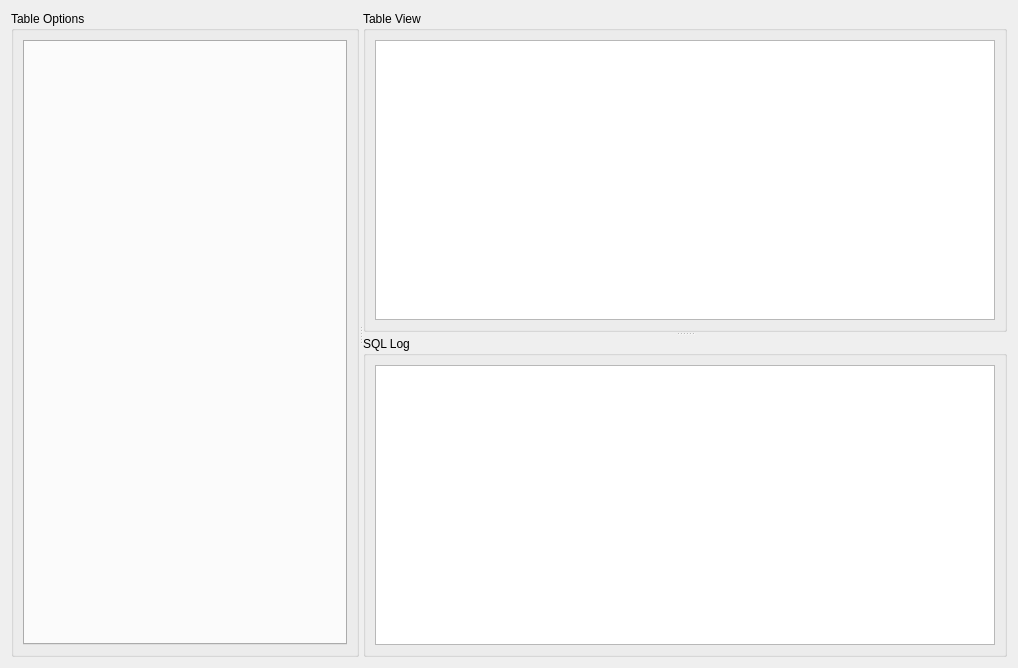
<?xml version="1.0" encoding="UTF-8"?>
<ui version="4.0">
 <class>Form</class>
 <widget class="QWidget" name="Form">
  <property name="geometry">
   <rect>
    <x>0</x>
    <y>0</y>
    <width>1018</width>
    <height>668</height>
   </rect>
  </property>
  <property name="windowTitle">
   <string>Form</string>
  </property>
  <property name="windowIcon">
   <iconset>
    <normaloff>wrench.ico</normaloff>wrench.ico</iconset>
  </property>
  <layout class="QGridLayout" name="gridLayout">
   <item row="0" column="0">
    <widget class="QSplitter" name="splitter_2">
     <property name="orientation">
      <enum>Qt::Horizontal</enum>
     </property>
     <widget class="QGroupBox" name="groupBox_3">
      <property name="title">
       <string>Table Options</string>
      </property>
      <layout class="QVBoxLayout" name="verticalLayout_3">
       <item>
        <widget class="QTabWidget" name="tabWidget">
         <property name="currentIndex">
          <number>-1</number>
         </property>
        </widget>
       </item>
      </layout>
     </widget>
     <widget class="QSplitter" name="splitter">
      <property name="orientation">
       <enum>Qt::Vertical</enum>
      </property>
      <widget class="QGroupBox" name="groupBox">
       <property name="title">
        <string>Table View</string>
       </property>
       <layout class="QVBoxLayout" name="verticalLayout">
        <item>
         <widget class="QTableView" name="tableView">
          <property name="selectionMode">
           <enum>QAbstractItemView::SingleSelection</enum>
          </property>
          <property name="selectionBehavior">
           <enum>QAbstractItemView::SelectRows</enum>
          </property>
          <property name="sortingEnabled">
           <bool>true</bool>
          </property>
          <attribute name="verticalHeaderVisible">
           <bool>false</bool>
          </attribute>
         </widget>
        </item>
       </layout>
      </widget>
      <widget class="QGroupBox" name="groupBox_2">
       <property name="title">
        <string>SQL Log</string>
       </property>
       <layout class="QVBoxLayout" name="verticalLayout_2">
        <item>
         <widget class="QListWidget" name="listWidget"/>
        </item>
       </layout>
      </widget>
     </widget>
    </widget>
   </item>
  </layout>
 </widget>
 <resources/>
 <connections/>
</ui>
